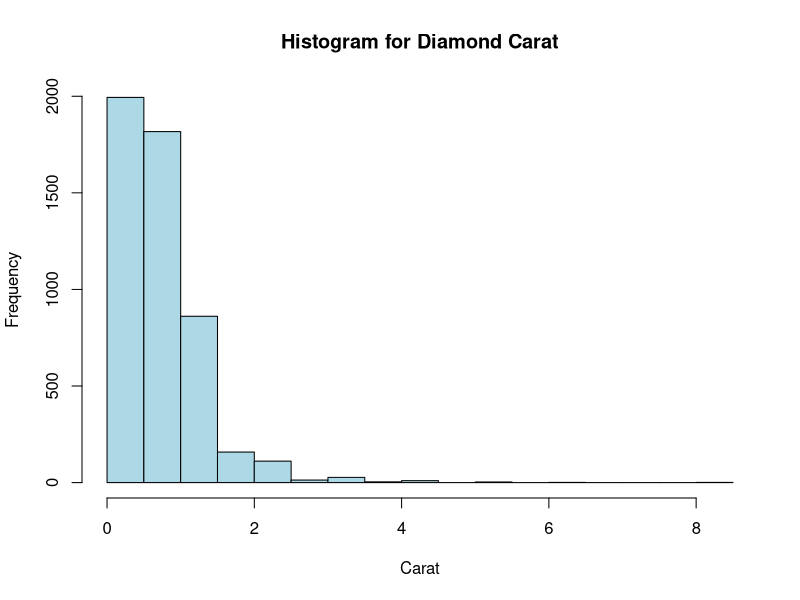
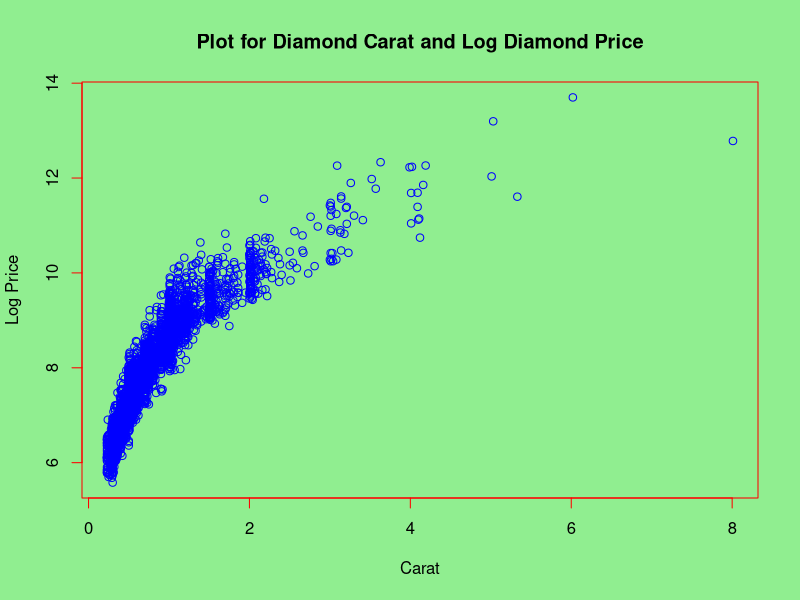

Recreate these plots in R, in order.
# Let us import data into R
# Method 1, you can use workspace ->import dataset 
# Method 2, type commands
diamond <- read.csv("diamond.csv")
price <- read.csv("price.csv")

# simple data check
head(diamond)

# data transformation
logprice = log(diamond$price)
diamond$logprice = logprice


# data summary
summary(diamond$color)

# histogram
hist(diamond$carat, main="Histogram for Diamond Carat", xlab="Carat", col="lightblue")

## section 101 stopped here on Oct 17th. 


# Do a two way table summary
table(diamond$color, diamond$clarity)

## section 102 stopped here on Oct 17th. 
## section 103 stopped here on Oct 17th. 

## Plot demostration
## par controls the output layout for plots
par(bg="lightgreen",fg="red")

plot(diamond$carat, log(diamond$price),
     main="Plot for Diamond Carat and Log Diamond Price",
     xlab="Carat", ylab="Log Price", col="blue")

## simple regression analysis

#model1 = lm(logprice~carat+cut+clarity+color, data=diamond)
## summarize the regression model
#summary(model1)
## plot the regression outputs
#plot(model1)


## Added Oct 23rd. 

## change the date variable from string to dates, using as.Date() function

diamond$fetch_date = as.Date(diamond$fetch_date, "%d/%m/%Y")
price$fetch_date = as.Date(price$fetch_date, "%d/%m/%Y")


### Merge data to create a file to track the duration a diamond is sold
## create a data called sales, which contains the following variables
## 1. sku
## 2. first day the diamond is on market
## 3. number of days observed
## 4. whether the diamond is sold at the end of the day: 0, 1 variable

## We use the aggregate() function:
days = aggregate(fetch_date~sku, data=price, length)
names(days) = c("sku", "days")
first_day = aggregate(fetch_date~sku, data=price, min)
names(first_day) = c("sku", "first_day")
last_day = aggregate(fetch_date~sku, data=price, max)
names(last_day) = c("sku", "last_day")

sales = merge(days, first_day)
sales = merge(sales, last_day)
## create the sold variable, 1 if sold before 2012-09-04, 0 otherwise
sales$sold = as.numeric(last_day$last_day< as.Date("2012-09-04"))
## summarize the data
summary(sales)
## save the data, by default it is saved in a file called ".RData" under the same folder
save.image()





